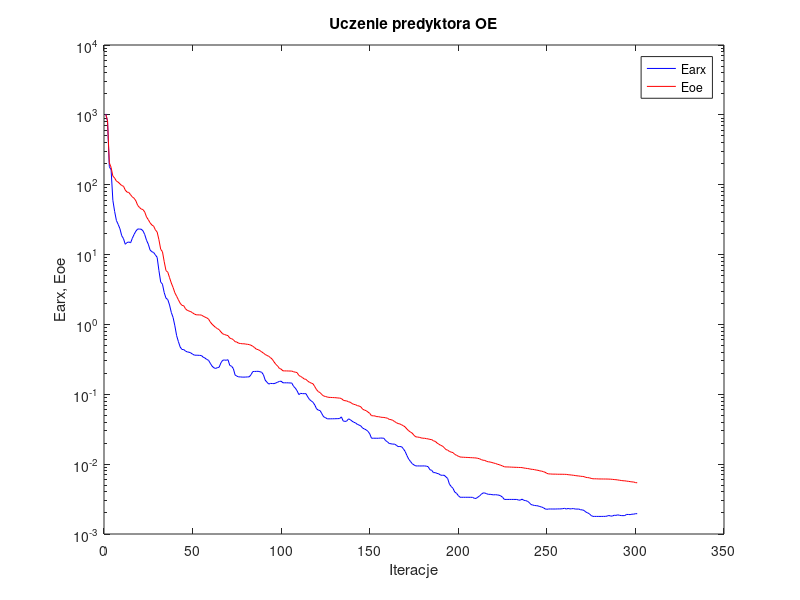
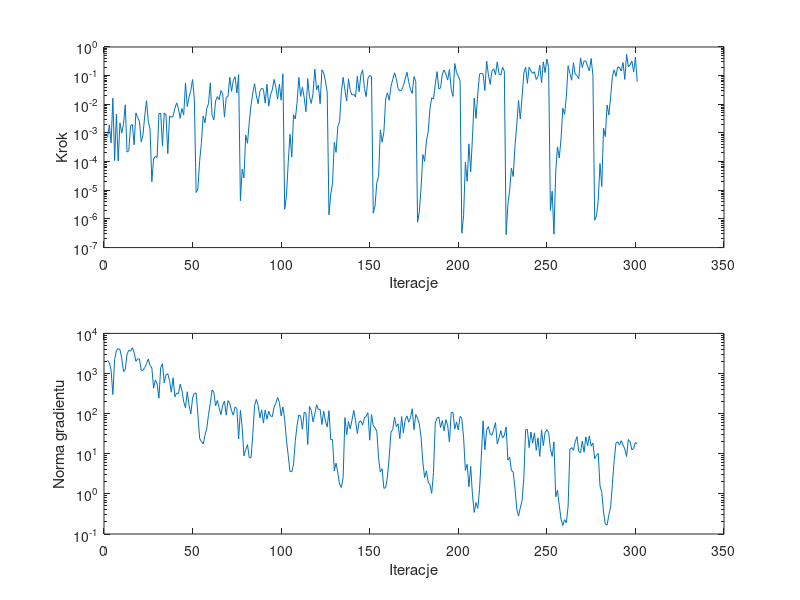

The MATLAB script that drew these images, in order:
%uczenie predyktora oe
clear all;
n=0; farx(n+1)=1.032556e+003; foe(n+1)=1.019384e+003; wspucz(n+1)=0.000000e+000; ng(n+1)=0.000000e+000;
%odnowa zmiennej metryki
n=1; farx(n+1)=8.100037e+002; foe(n+1)=8.167281e+002; krok(n+1)=7.010487e-004; ng(n+1)=2.118036e+003;
n=2; farx(n+1)=1.811241e+002; foe(n+1)=2.060675e+002; krok(n+1)=1.908037e-003; ng(n+1)=1.866611e+003;
n=3; farx(n+1)=1.640643e+002; foe(n+1)=1.772843e+002; krok(n+1)=4.532388e-004; ng(n+1)=1.212788e+003;
n=4; farx(n+1)=5.980836e+001; foe(n+1)=1.329616e+002; krok(n+1)=1.626130e-002; ng(n+1)=2.994307e+002;
n=5; farx(n+1)=4.146894e+001; foe(n+1)=1.246377e+002; krok(n+1)=1.089132e-004; ng(n+1)=2.218675e+003;
n=6; farx(n+1)=3.076686e+001; foe(n+1)=1.125104e+002; krok(n+1)=4.505183e-003; ng(n+1)=3.769408e+003;
n=7; farx(n+1)=2.704110e+001; foe(n+1)=1.089513e+002; krok(n+1)=1.057004e-004; ng(n+1)=4.175902e+003;
n=8; farx(n+1)=2.341337e+001; foe(n+1)=1.028674e+002; krok(n+1)=2.252591e-003; ng(n+1)=3.960561e+003;
n=9; farx(n+1)=1.861780e+001; foe(n+1)=9.729611e+001; krok(n+1)=9.854180e-004; ng(n+1)=2.419013e+003;
n=10; farx(n+1)=1.690981e+001; foe(n+1)=9.514709e+001; krok(n+1)=2.016743e-003; ng(n+1)=1.120750e+003;
n=11; farx(n+1)=1.404893e+001; foe(n+1)=8.383028e+001; krok(n+1)=9.618292e-003; ng(n+1)=1.263132e+003;
n=12; farx(n+1)=1.486055e+001; foe(n+1)=7.838094e+001; krok(n+1)=2.162683e-004; ng(n+1)=3.053017e+003;
n=13; farx(n+1)=1.517287e+001; foe(n+1)=7.749026e+001; krok(n+1)=2.372391e-004; ng(n+1)=3.789699e+003;
n=14; farx(n+1)=1.473180e+001; foe(n+1)=7.186138e+001; krok(n+1)=1.772228e-003; ng(n+1)=3.596297e+003;
n=15; farx(n+1)=1.711816e+001; foe(n+1)=6.683045e+001; krok(n+1)=1.986798e-003; ng(n+1)=4.410118e+003;
n=16; farx(n+1)=1.945453e+001; foe(n+1)=6.400455e+001; krok(n+1)=3.870231e-004; ng(n+1)=3.333613e+003;
n=17; farx(n+1)=2.166021e+001; foe(n+1)=5.873480e+001; krok(n+1)=5.022071e-003; ng(n+1)=2.011199e+003;
n=18; farx(n+1)=2.322868e+001; foe(n+1)=5.071404e+001; krok(n+1)=3.426502e-003; ng(n+1)=2.326515e+003;
n=19; farx(n+1)=2.318439e+001; foe(n+1)=4.737183e+001; krok(n+1)=2.531421e-003; ng(n+1)=2.307981e+003;
n=20; farx(n+1)=2.307020e+001; foe(n+1)=4.488785e+001; krok(n+1)=4.880790e-004; ng(n+1)=1.213263e+003;
n=21; farx(n+1)=2.191150e+001; foe(n+1)=4.410853e+001; krok(n+1)=8.500296e-004; ng(n+1)=1.196977e+003;
n=22; farx(n+1)=1.932770e+001; foe(n+1)=4.057283e+001; krok(n+1)=3.990004e-003; ng(n+1)=1.412546e+003;
n=23; farx(n+1)=1.603033e+001; foe(n+1)=3.457988e+001; krok(n+1)=1.333847e-002; ng(n+1)=1.751433e+003;
n=24; farx(n+1)=1.408973e+001; foe(n+1)=3.159794e+001; krok(n+1)=2.547833e-003; ng(n+1)=2.299142e+003;
n=25; farx(n+1)=1.165638e+001; foe(n+1)=2.856759e+001; krok(n+1)=1.371344e-003; ng(n+1)=1.566537e+003;
%odnowa zmiennej metryki
n=26; farx(n+1)=1.098616e+001; foe(n+1)=2.651103e+001; krok(n+1)=1.977673e-005; ng(n+1)=1.384137e+003;
n=27; farx(n+1)=1.070578e+001; foe(n+1)=2.557299e+001; krok(n+1)=1.258386e-004; ng(n+1)=4.295903e+002;
n=28; farx(n+1)=9.904554e+000; foe(n+1)=2.259895e+001; krok(n+1)=1.532552e-004; ng(n+1)=6.951125e+002;
n=29; farx(n+1)=9.119263e+000; foe(n+1)=2.101009e+001; krok(n+1)=1.400618e-004; ng(n+1)=5.474237e+002;
n=30; farx(n+1)=5.915815e+000; foe(n+1)=1.633700e+001; krok(n+1)=4.678366e-003; ng(n+1)=2.422148e+002;
n=31; farx(n+1)=4.044495e+000; foe(n+1)=1.192414e+001; krok(n+1)=4.896932e-003; ng(n+1)=1.412333e+003;
n=32; farx(n+1)=3.765705e+000; foe(n+1)=1.099040e+001; krok(n+1)=3.473499e-004; ng(n+1)=1.759092e+003;
n=33; farx(n+1)=2.845159e+000; foe(n+1)=7.886783e+000; krok(n+1)=5.003630e-003; ng(n+1)=5.838736e+002;
n=34; farx(n+1)=2.373869e+000; foe(n+1)=5.888598e+000; krok(n+1)=4.289834e-003; ng(n+1)=9.335443e+002;
n=35; farx(n+1)=2.269272e+000; foe(n+1)=5.599886e+000; krok(n+1)=1.897731e-004; ng(n+1)=9.906690e+002;
n=36; farx(n+1)=1.897661e+000; foe(n+1)=4.676391e+000; krok(n+1)=3.851383e-003; ng(n+1)=6.625573e+002;
n=37; farx(n+1)=1.484085e+000; foe(n+1)=3.910086e+000; krok(n+1)=3.544455e-003; ng(n+1)=3.429412e+002;
n=38; farx(n+1)=1.257487e+000; foe(n+1)=3.378918e+000; krok(n+1)=3.816075e-003; ng(n+1)=7.837888e+002;
n=39; farx(n+1)=9.558863e-001; foe(n+1)=2.838921e+000; krok(n+1)=7.119007e-003; ng(n+1)=2.645373e+002;
n=40; farx(n+1)=6.906969e-001; foe(n+1)=2.530446e+000; krok(n+1)=1.121665e-002; ng(n+1)=3.227046e+002;
n=41; farx(n+1)=5.669119e-001; foe(n+1)=2.253549e+000; krok(n+1)=7.251821e-003; ng(n+1)=3.187324e+002;
n=42; farx(n+1)=4.753896e-001; foe(n+1)=2.009126e+000; krok(n+1)=3.240245e-003; ng(n+1)=5.447424e+002;
n=43; farx(n+1)=4.383983e-001; foe(n+1)=1.876458e+000; krok(n+1)=7.145002e-003; ng(n+1)=3.804001e+002;
n=44; farx(n+1)=4.368924e-001; foe(n+1)=1.853995e+000; krok(n+1)=4.312903e-003; ng(n+1)=1.978132e+002;
n=45; farx(n+1)=4.155501e-001; foe(n+1)=1.675250e+000; krok(n+1)=5.576355e-002; ng(n+1)=1.397428e+002;
n=46; farx(n+1)=4.041235e-001; foe(n+1)=1.590552e+000; krok(n+1)=8.424126e-003; ng(n+1)=3.509264e+002;
n=47; farx(n+1)=4.002014e-001; foe(n+1)=1.554662e+000; krok(n+1)=1.778267e-002; ng(n+1)=1.618672e+002;
n=48; farx(n+1)=3.911570e-001; foe(n+1)=1.524011e+000; krok(n+1)=3.026697e-002; ng(n+1)=9.773150e+001;
n=49; farx(n+1)=3.751637e-001; foe(n+1)=1.464815e+000; krok(n+1)=7.356694e-002; ng(n+1)=2.457476e+002;
n=50; farx(n+1)=3.638599e-001; foe(n+1)=1.411190e+000; krok(n+1)=1.470844e-002; ng(n+1)=3.217850e+002;
%odnowa zmiennej metryki
n=51; farx(n+1)=3.624721e-001; foe(n+1)=1.374086e+000; krok(n+1)=8.316918e-006; ng(n+1)=3.230175e+002;
n=52; farx(n+1)=3.621294e-001; foe(n+1)=1.370468e+000; krok(n+1)=1.103022e-005; ng(n+1)=9.528902e+001;
n=53; farx(n+1)=3.605751e-001; foe(n+1)=1.368155e+000; krok(n+1)=1.081387e-004; ng(n+1)=2.383773e+001;
n=54; farx(n+1)=3.589382e-001; foe(n+1)=1.361800e+000; krok(n+1)=4.596386e-004; ng(n+1)=2.035684e+001;
n=55; farx(n+1)=3.390586e-001; foe(n+1)=1.312532e+000; krok(n+1)=3.938450e-003; ng(n+1)=1.748591e+001;
n=56; farx(n+1)=3.304404e-001; foe(n+1)=1.273651e+000; krok(n+1)=2.249238e-003; ng(n+1)=2.906115e+001;
n=57; farx(n+1)=3.152704e-001; foe(n+1)=1.242443e+000; krok(n+1)=7.144846e-003; ng(n+1)=4.267579e+001;
n=58; farx(n+1)=3.069126e-001; foe(n+1)=1.194078e+000; krok(n+1)=1.048565e-002; ng(n+1)=9.421761e+001;
n=59; farx(n+1)=2.777783e-001; foe(n+1)=1.084115e+000; krok(n+1)=5.625683e-002; ng(n+1)=1.783584e+002;
n=60; farx(n+1)=2.529980e-001; foe(n+1)=1.007756e+000; krok(n+1)=4.258262e-003; ng(n+1)=3.888798e+002;
n=61; farx(n+1)=2.397997e-001; foe(n+1)=9.547627e-001; krok(n+1)=2.855545e-003; ng(n+1)=3.433103e+002;
n=62; farx(n+1)=2.341753e-001; foe(n+1)=9.053547e-001; krok(n+1)=1.308616e-002; ng(n+1)=1.567758e+002;
n=63; farx(n+1)=2.406232e-001; foe(n+1)=8.718915e-001; krok(n+1)=1.857911e-002; ng(n+1)=2.131554e+002;
n=64; farx(n+1)=2.440078e-001; foe(n+1)=8.408716e-001; krok(n+1)=1.438335e-002; ng(n+1)=1.400836e+002;
n=65; farx(n+1)=2.823595e-001; foe(n+1)=7.820475e-001; krok(n+1)=2.991958e-002; ng(n+1)=9.427902e+001;
n=66; farx(n+1)=3.069385e-001; foe(n+1)=7.336107e-001; krok(n+1)=2.362755e-002; ng(n+1)=1.611191e+002;
n=67; farx(n+1)=3.100584e-001; foe(n+1)=7.178478e-001; krok(n+1)=3.568597e-003; ng(n+1)=2.062424e+002;
n=68; farx(n+1)=3.066447e-001; foe(n+1)=7.030255e-001; krok(n+1)=1.763378e-002; ng(n+1)=9.152357e+001;
n=69; farx(n+1)=3.125690e-001; foe(n+1)=6.917163e-001; krok(n+1)=1.863402e-002; ng(n+1)=2.114837e+002;
n=70; farx(n+1)=2.587200e-001; foe(n+1)=6.367738e-001; krok(n+1)=8.776600e-002; ng(n+1)=1.777954e+002;
n=71; farx(n+1)=2.526895e-001; foe(n+1)=6.262255e-001; krok(n+1)=2.835564e-002; ng(n+1)=1.171917e+002;
n=72; farx(n+1)=2.337239e-001; foe(n+1)=6.046409e-001; krok(n+1)=6.900644e-002; ng(n+1)=9.136752e+001;
n=73; farx(n+1)=1.888875e-001; foe(n+1)=5.668740e-001; krok(n+1)=9.137743e-002; ng(n+1)=1.466265e+002;
n=74; farx(n+1)=1.818689e-001; foe(n+1)=5.590405e-001; krok(n+1)=2.476948e-002; ng(n+1)=1.346052e+002;
n=75; farx(n+1)=1.773615e-001; foe(n+1)=5.378509e-001; krok(n+1)=1.088038e-001; ng(n+1)=2.343905e+001;
%odnowa zmiennej metryki
n=76; farx(n+1)=1.774036e-001; foe(n+1)=5.337156e-001; krok(n+1)=4.300043e-006; ng(n+1)=1.217897e+002;
n=77; farx(n+1)=1.761186e-001; foe(n+1)=5.285556e-001; krok(n+1)=5.474897e-005; ng(n+1)=4.554601e+001;
n=78; farx(n+1)=1.761234e-001; foe(n+1)=5.284628e-001; krok(n+1)=2.713913e-005; ng(n+1)=8.812156e+000;
n=79; farx(n+1)=1.765445e-001; foe(n+1)=5.231152e-001; krok(n+1)=8.418412e-004; ng(n+1)=1.274702e+001;
n=80; farx(n+1)=1.772221e-001; foe(n+1)=5.194730e-001; krok(n+1)=4.356664e-004; ng(n+1)=1.689583e+001;
n=81; farx(n+1)=1.778438e-001; foe(n+1)=5.147041e-001; krok(n+1)=2.407737e-003; ng(n+1)=7.942191e+000;
n=82; farx(n+1)=1.909394e-001; foe(n+1)=5.030501e-001; krok(n+1)=9.272034e-003; ng(n+1)=8.005844e+000;
n=83; farx(n+1)=2.114761e-001; foe(n+1)=4.865091e-001; krok(n+1)=2.515521e-002; ng(n+1)=3.050415e+001;
n=84; farx(n+1)=2.122886e-001; foe(n+1)=4.662276e-001; krok(n+1)=5.234463e-002; ng(n+1)=1.588809e+002;
n=85; farx(n+1)=2.127012e-001; foe(n+1)=4.423940e-001; krok(n+1)=1.989989e-002; ng(n+1)=2.259448e+002;
n=86; farx(n+1)=2.133566e-001; foe(n+1)=4.357546e-001; krok(n+1)=1.053841e-002; ng(n+1)=1.605765e+002;
n=87; farx(n+1)=2.103702e-001; foe(n+1)=4.220090e-001; krok(n+1)=2.876670e-002; ng(n+1)=7.867643e+001;
n=88; farx(n+1)=2.066714e-001; foe(n+1)=4.051259e-001; krok(n+1)=3.627640e-002; ng(n+1)=1.246130e+002;
n=89; farx(n+1)=1.904929e-001; foe(n+1)=3.888531e-001; krok(n+1)=3.339713e-002; ng(n+1)=5.817884e+001;
n=90; farx(n+1)=1.594608e-001; foe(n+1)=3.716841e-001; krok(n+1)=1.095618e-002; ng(n+1)=1.216099e+002;
n=91; farx(n+1)=1.487404e-001; foe(n+1)=3.596081e-001; krok(n+1)=5.005537e-002; ng(n+1)=7.245640e+001;
n=92; farx(n+1)=1.401642e-001; foe(n+1)=3.494378e-001; krok(n+1)=8.625805e-003; ng(n+1)=1.149862e+002;
n=93; farx(n+1)=1.430377e-001; foe(n+1)=3.342123e-001; krok(n+1)=2.128042e-002; ng(n+1)=8.811223e+001;
n=94; farx(n+1)=1.426139e-001; foe(n+1)=3.172248e-001; krok(n+1)=3.201972e-002; ng(n+1)=8.396053e+001;
n=95; farx(n+1)=1.420768e-001; foe(n+1)=2.907417e-001; krok(n+1)=7.384818e-002; ng(n+1)=1.444149e+002;
n=96; farx(n+1)=1.452030e-001; foe(n+1)=2.683046e-001; krok(n+1)=3.950757e-002; ng(n+1)=1.792555e+002;
n=97; farx(n+1)=1.489120e-001; foe(n+1)=2.543958e-001; krok(n+1)=1.526430e-002; ng(n+1)=2.533507e+002;
n=98; farx(n+1)=1.528272e-001; foe(n+1)=2.345225e-001; krok(n+1)=5.016986e-002; ng(n+1)=1.916396e+002;
n=99; farx(n+1)=1.540528e-001; foe(n+1)=2.293049e-001; krok(n+1)=1.394132e-002; ng(n+1)=8.845510e+001;
n=100; farx(n+1)=1.461225e-001; foe(n+1)=2.167227e-001; krok(n+1)=1.160291e-001; ng(n+1)=1.466319e+002;
%odnowa zmiennej metryki
n=101; farx(n+1)=1.460534e-001; foe(n+1)=2.161789e-001; krok(n+1)=2.150021e-006; ng(n+1)=7.078287e+001;
n=102; farx(n+1)=1.460210e-001; foe(n+1)=2.160732e-001; krok(n+1)=6.522303e-006; ng(n+1)=2.140183e+001;
n=103; farx(n+1)=1.458339e-001; foe(n+1)=2.156283e-001; krok(n+1)=9.476985e-005; ng(n+1)=8.991229e+000;
n=104; farx(n+1)=1.452036e-001; foe(n+1)=2.151363e-001; krok(n+1)=8.954602e-004; ng(n+1)=3.621844e+000;
n=105; farx(n+1)=1.450726e-001; foe(n+1)=2.150526e-001; krok(n+1)=1.439201e-004; ng(n+1)=3.563382e+000;
n=106; farx(n+1)=1.300091e-001; foe(n+1)=2.100706e-001; krok(n+1)=4.312903e-003; ng(n+1)=5.530323e+000;
n=107; farx(n+1)=1.226754e-001; foe(n+1)=2.072927e-001; krok(n+1)=3.065383e-003; ng(n+1)=2.113507e+001;
n=108; farx(n+1)=1.122576e-001; foe(n+1)=2.044035e-001; krok(n+1)=1.159819e-002; ng(n+1)=5.184662e+001;
n=109; farx(n+1)=9.903266e-002; foe(n+1)=1.861259e-001; krok(n+1)=8.662598e-002; ng(n+1)=9.277882e+001;
n=110; farx(n+1)=1.032164e-001; foe(n+1)=1.799231e-001; krok(n+1)=1.893212e-002; ng(n+1)=8.650467e+001;
n=111; farx(n+1)=1.021592e-001; foe(n+1)=1.739637e-001; krok(n+1)=3.929724e-002; ng(n+1)=4.059767e+001;
n=112; farx(n+1)=1.021005e-001; foe(n+1)=1.656941e-001; krok(n+1)=1.750226e-002; ng(n+1)=1.078092e+002;
n=113; farx(n+1)=1.021666e-001; foe(n+1)=1.636048e-001; krok(n+1)=5.485375e-003; ng(n+1)=1.026172e+002;
n=114; farx(n+1)=9.194571e-002; foe(n+1)=1.545712e-001; krok(n+1)=7.830287e-002; ng(n+1)=1.705999e+001;
n=115; farx(n+1)=8.430173e-002; foe(n+1)=1.483500e-001; krok(n+1)=1.829287e-002; ng(n+1)=1.502795e+002;
n=116; farx(n+1)=8.035752e-002; foe(n+1)=1.447037e-001; krok(n+1)=1.071180e-002; ng(n+1)=1.202658e+002;
n=117; farx(n+1)=7.676639e-002; foe(n+1)=1.412121e-001; krok(n+1)=2.439969e-002; ng(n+1)=6.277864e+001;
n=118; farx(n+1)=7.011081e-002; foe(n+1)=1.284704e-001; krok(n+1)=1.702433e-001; ng(n+1)=9.737211e+001;
n=119; farx(n+1)=6.194331e-002; foe(n+1)=1.163653e-001; krok(n+1)=3.222183e-002; ng(n+1)=1.667006e+002;
n=120; farx(n+1)=5.927679e-002; foe(n+1)=1.090911e-001; krok(n+1)=4.669156e-002; ng(n+1)=1.271719e+002;
n=121; farx(n+1)=5.841663e-002; foe(n+1)=1.055915e-001; krok(n+1)=1.046652e-002; ng(n+1)=1.278428e+002;
n=122; farx(n+1)=5.263723e-002; foe(n+1)=9.888967e-002; krok(n+1)=1.592896e-001; ng(n+1)=5.364200e+001;
n=123; farx(n+1)=4.752961e-002; foe(n+1)=9.451978e-002; krok(n+1)=1.254000e-001; ng(n+1)=1.150904e+002;
n=124; farx(n+1)=4.642122e-002; foe(n+1)=9.307110e-002; krok(n+1)=6.543512e-002; ng(n+1)=6.565218e+001;
n=125; farx(n+1)=4.454224e-002; foe(n+1)=9.142390e-002; krok(n+1)=2.643052e-002; ng(n+1)=4.659923e+001;
%odnowa zmiennej metryki
n=126; farx(n+1)=4.453897e-002; foe(n+1)=9.033260e-002; krok(n+1)=1.387326e-006; ng(n+1)=1.182556e+002;
n=127; farx(n+1)=4.456298e-002; foe(n+1)=9.013840e-002; krok(n+1)=7.470954e-006; ng(n+1)=2.242752e+001;
n=128; farx(n+1)=4.461256e-002; foe(n+1)=8.983166e-002; krok(n+1)=1.722049e-005; ng(n+1)=2.262003e+001;
n=129; farx(n+1)=4.464690e-002; foe(n+1)=8.956319e-002; krok(n+1)=4.751309e-004; ng(n+1)=3.718067e+000;
n=130; farx(n+1)=4.474439e-002; foe(n+1)=8.924934e-002; krok(n+1)=2.102562e-004; ng(n+1)=5.835796e+000;
n=131; farx(n+1)=4.482913e-002; foe(n+1)=8.855652e-002; krok(n+1)=1.708199e-003; ng(n+1)=3.335580e+000;
n=132; farx(n+1)=4.491971e-002; foe(n+1)=8.827066e-002; krok(n+1)=2.476767e-003; ng(n+1)=1.715957e+000;
n=133; farx(n+1)=4.749015e-002; foe(n+1)=8.703087e-002; krok(n+1)=2.764852e-002; ng(n+1)=1.442690e+000;
n=134; farx(n+1)=4.163133e-002; foe(n+1)=8.247654e-002; krok(n+1)=8.764941e-002; ng(n+1)=2.593562e+000;
n=135; farx(n+1)=4.088846e-002; foe(n+1)=8.094355e-002; krok(n+1)=3.094863e-002; ng(n+1)=7.985522e+001;
n=136; farx(n+1)=4.129516e-002; foe(n+1)=8.044791e-002; krok(n+1)=1.303720e-002; ng(n+1)=2.979293e+001;
n=137; farx(n+1)=4.446806e-002; foe(n+1)=7.807218e-002; krok(n+1)=7.727538e-002; ng(n+1)=6.363671e+001;
n=138; farx(n+1)=4.336465e-002; foe(n+1)=7.705320e-002; krok(n+1)=3.034189e-002; ng(n+1)=4.169089e+001;
n=139; farx(n+1)=4.132197e-002; foe(n+1)=7.373447e-002; krok(n+1)=2.109093e-002; ng(n+1)=6.936053e+001;
n=140; farx(n+1)=3.979829e-002; foe(n+1)=7.179834e-002; krok(n+1)=2.243330e-002; ng(n+1)=1.206055e+002;
n=141; farx(n+1)=3.894714e-002; foe(n+1)=7.099580e-002; krok(n+1)=1.789761e-002; ng(n+1)=6.755577e+001;
n=142; farx(n+1)=3.711429e-002; foe(n+1)=6.872854e-002; krok(n+1)=9.513510e-002; ng(n+1)=3.197893e+001;
n=143; farx(n+1)=3.627395e-002; foe(n+1)=6.800054e-002; krok(n+1)=2.729179e-002; ng(n+1)=6.250522e+001;
n=144; farx(n+1)=3.517661e-002; foe(n+1)=6.606560e-002; krok(n+1)=1.047148e-001; ng(n+1)=6.608729e+001;
n=145; farx(n+1)=3.281301e-002; foe(n+1)=6.119457e-002; krok(n+1)=1.592896e-001; ng(n+1)=5.174199e+001;
n=146; farx(n+1)=3.187719e-002; foe(n+1)=5.947473e-002; krok(n+1)=3.557944e-002; ng(n+1)=7.754562e+001;
n=147; farx(n+1)=3.094661e-002; foe(n+1)=5.826208e-002; krok(n+1)=1.848181e-002; ng(n+1)=8.685345e+001;
n=148; farx(n+1)=2.948343e-002; foe(n+1)=5.573480e-002; krok(n+1)=8.005809e-002; ng(n+1)=1.053919e+002;
n=149; farx(n+1)=2.721717e-002; foe(n+1)=5.336346e-002; krok(n+1)=1.031518e-001; ng(n+1)=2.177457e+001;
n=150; farx(n+1)=2.350853e-002; foe(n+1)=4.938917e-002; krok(n+1)=9.228634e-002; ng(n+1)=9.507899e+001;
%odnowa zmiennej metryki
n=151; farx(n+1)=2.350507e-002; foe(n+1)=4.921551e-002; krok(n+1)=1.583359e-006; ng(n+1)=5.030023e+001;
n=152; farx(n+1)=2.350945e-002; foe(n+1)=4.895370e-002; krok(n+1)=2.822700e-006; ng(n+1)=4.427373e+001;
n=153; farx(n+1)=2.347371e-002; foe(n+1)=4.789070e-002; krok(n+1)=1.873112e-005; ng(n+1)=3.661679e+001;
n=154; farx(n+1)=2.348467e-002; foe(n+1)=4.782560e-002; krok(n+1)=2.963120e-005; ng(n+1)=7.683885e+000;
n=155; farx(n+1)=2.363066e-002; foe(n+1)=4.714873e-002; krok(n+1)=1.273916e-003; ng(n+1)=3.534596e+000;
n=156; farx(n+1)=2.361485e-002; foe(n+1)=4.675249e-002; krok(n+1)=4.745357e-004; ng(n+1)=4.219566e+000;
n=157; farx(n+1)=2.345221e-002; foe(n+1)=4.662166e-002; krok(n+1)=1.093065e-003; ng(n+1)=1.371747e+000;
n=158; farx(n+1)=2.169073e-002; foe(n+1)=4.605381e-002; krok(n+1)=1.532189e-002; ng(n+1)=1.438686e+000;
n=159; farx(n+1)=2.090023e-002; foe(n+1)=4.549670e-002; krok(n+1)=2.509359e-002; ng(n+1)=2.647135e+000;
n=160; farx(n+1)=1.975496e-002; foe(n+1)=4.376529e-002; krok(n+1)=1.375044e-002; ng(n+1)=8.357929e+000;
n=161; farx(n+1)=1.957465e-002; foe(n+1)=4.334824e-002; krok(n+1)=4.215364e-002; ng(n+1)=3.442608e+001;
n=162; farx(n+1)=1.933534e-002; foe(n+1)=4.241939e-002; krok(n+1)=7.414397e-002; ng(n+1)=4.024373e+001;
n=163; farx(n+1)=1.938297e-002; foe(n+1)=4.077310e-002; krok(n+1)=1.261477e-001; ng(n+1)=8.227055e+001;
n=164; farx(n+1)=1.866954e-002; foe(n+1)=3.934258e-002; krok(n+1)=7.959957e-002; ng(n+1)=4.750166e+001;
n=165; farx(n+1)=1.784723e-002; foe(n+1)=3.811456e-002; krok(n+1)=3.522595e-002; ng(n+1)=5.569652e+001;
n=166; farx(n+1)=1.787810e-002; foe(n+1)=3.765813e-002; krok(n+1)=2.928765e-002; ng(n+1)=2.383763e+001;
n=167; farx(n+1)=1.775649e-002; foe(n+1)=3.655403e-002; krok(n+1)=3.105330e-002; ng(n+1)=8.454061e+001;
n=168; farx(n+1)=1.659701e-002; foe(n+1)=3.547725e-002; krok(n+1)=4.486711e-002; ng(n+1)=3.320584e+001;
n=169; farx(n+1)=1.518235e-002; foe(n+1)=3.407667e-002; krok(n+1)=7.596282e-002; ng(n+1)=6.879874e+001;
n=170; farx(n+1)=1.328759e-002; foe(n+1)=3.177589e-002; krok(n+1)=1.317940e-001; ng(n+1)=8.802211e+001;
n=171; farx(n+1)=1.180426e-002; foe(n+1)=3.005719e-002; krok(n+1)=6.287977e-002; ng(n+1)=6.117606e+001;
n=172; farx(n+1)=1.093289e-002; foe(n+1)=2.879457e-002; krok(n+1)=3.269900e-002; ng(n+1)=7.927916e+001;
n=173; farx(n+1)=1.015306e-002; foe(n+1)=2.778744e-002; krok(n+1)=2.378798e-002; ng(n+1)=1.322504e+002;
n=174; farx(n+1)=9.740733e-003; foe(n+1)=2.582764e-002; krok(n+1)=9.278549e-002; ng(n+1)=3.976245e+001;
n=175; farx(n+1)=9.434192e-003; foe(n+1)=2.461147e-002; krok(n+1)=6.252611e-002; ng(n+1)=9.512126e+001;
%odnowa zmiennej metryki
n=176; farx(n+1)=9.430198e-003; foe(n+1)=2.442203e-002; krok(n+1)=7.705638e-007; ng(n+1)=7.671143e+001;
n=177; farx(n+1)=9.429784e-003; foe(n+1)=2.419867e-002; krok(n+1)=1.783261e-006; ng(n+1)=5.522597e+001;
n=178; farx(n+1)=9.412310e-003; foe(n+1)=2.377559e-002; krok(n+1)=1.245057e-005; ng(n+1)=2.507175e+001;
n=179; farx(n+1)=9.429509e-003; foe(n+1)=2.349770e-002; krok(n+1)=1.767236e-004; ng(n+1)=6.218162e+000;
n=180; farx(n+1)=9.426981e-003; foe(n+1)=2.347020e-002; krok(n+1)=1.022356e-004; ng(n+1)=2.555105e+000;
n=181; farx(n+1)=9.356908e-003; foe(n+1)=2.314998e-002; krok(n+1)=5.188110e-004; ng(n+1)=3.759268e+000;
n=182; farx(n+1)=9.187122e-003; foe(n+1)=2.299275e-002; krok(n+1)=1.106947e-003; ng(n+1)=1.943428e+000;
n=183; farx(n+1)=8.314121e-003; foe(n+1)=2.260478e-002; krok(n+1)=6.947618e-003; ng(n+1)=1.680155e+000;
n=184; farx(n+1)=8.159373e-003; foe(n+1)=2.246169e-002; krok(n+1)=1.694661e-002; ng(n+1)=1.033201e+000;
n=185; farx(n+1)=7.559791e-003; foe(n+1)=2.152721e-002; krok(n+1)=1.522640e-002; ng(n+1)=3.416254e+000;
n=186; farx(n+1)=7.566536e-003; foe(n+1)=2.120415e-002; krok(n+1)=4.904612e-002; ng(n+1)=5.863307e+001;
n=187; farx(n+1)=7.372371e-003; foe(n+1)=2.008564e-002; krok(n+1)=1.383770e-001; ng(n+1)=7.768097e+001;
n=188; farx(n+1)=7.267987e-003; foe(n+1)=1.930855e-002; krok(n+1)=3.459424e-002; ng(n+1)=8.268445e+001;
n=189; farx(n+1)=6.959949e-003; foe(n+1)=1.862863e-002; krok(n+1)=3.696362e-002; ng(n+1)=4.494555e+001;
n=190; farx(n+1)=6.923180e-003; foe(n+1)=1.818640e-002; krok(n+1)=1.160291e-001; ng(n+1)=6.738950e+001;
n=191; farx(n+1)=6.937350e-003; foe(n+1)=1.729430e-002; krok(n+1)=1.568265e-001; ng(n+1)=3.744300e+001;
n=192; farx(n+1)=6.592847e-003; foe(n+1)=1.615647e-002; krok(n+1)=1.134226e-001; ng(n+1)=7.090232e+001;
n=193; farx(n+1)=6.233119e-003; foe(n+1)=1.589205e-002; krok(n+1)=6.995615e-002; ng(n+1)=5.077666e+001;
n=194; farx(n+1)=5.166305e-003; foe(n+1)=1.518696e-002; krok(n+1)=1.655578e-001; ng(n+1)=1.953776e+001;
n=195; farx(n+1)=4.786013e-003; foe(n+1)=1.486894e-002; krok(n+1)=3.338729e-002; ng(n+1)=1.055582e+002;
n=196; farx(n+1)=4.509674e-003; foe(n+1)=1.462882e-002; krok(n+1)=1.879492e-002; ng(n+1)=1.082373e+002;
n=197; farx(n+1)=3.983695e-003; foe(n+1)=1.380366e-002; krok(n+1)=2.640812e-001; ng(n+1)=4.133796e+001;
n=198; farx(n+1)=3.828341e-003; foe(n+1)=1.340033e-002; krok(n+1)=1.282857e-001; ng(n+1)=6.195802e+001;
n=199; farx(n+1)=3.547229e-003; foe(n+1)=1.298464e-002; krok(n+1)=9.569438e-002; ng(n+1)=3.929189e+001;
n=200; farx(n+1)=3.355597e-003; foe(n+1)=1.266393e-002; krok(n+1)=6.680629e-002; ng(n+1)=8.521539e+001;
%odnowa zmiennej metryki
n=201; farx(n+1)=3.355841e-003; foe(n+1)=1.258375e-002; krok(n+1)=3.190634e-007; ng(n+1)=7.528170e+001;
n=202; farx(n+1)=3.356028e-003; foe(n+1)=1.255462e-002; krok(n+1)=1.344676e-006; ng(n+1)=2.520890e+001;
n=203; farx(n+1)=3.355045e-003; foe(n+1)=1.249911e-002; krok(n+1)=9.487191e-005; ng(n+1)=3.840922e+000;
n=204; farx(n+1)=3.356237e-003; foe(n+1)=1.247599e-002; krok(n+1)=2.047978e-005; ng(n+1)=5.486375e+000;
n=205; farx(n+1)=3.354297e-003; foe(n+1)=1.243305e-002; krok(n+1)=4.168272e-004; ng(n+1)=1.502786e+000;
n=206; farx(n+1)=3.351887e-003; foe(n+1)=1.238539e-002; krok(n+1)=4.438276e-005; ng(n+1)=4.851712e+000;
n=207; farx(n+1)=3.349153e-003; foe(n+1)=1.236024e-002; krok(n+1)=7.034667e-004; ng(n+1)=9.473577e-001;
n=208; farx(n+1)=3.249133e-003; foe(n+1)=1.229930e-002; krok(n+1)=1.650423e-002; ng(n+1)=3.447377e-001;
n=209; farx(n+1)=3.227668e-003; foe(n+1)=1.226385e-002; krok(n+1)=3.212655e-003; ng(n+1)=6.079143e-001;
n=210; farx(n+1)=3.361591e-003; foe(n+1)=1.211577e-002; krok(n+1)=2.331518e-002; ng(n+1)=4.320191e-001;
n=211; farx(n+1)=3.506980e-003; foe(n+1)=1.193412e-002; krok(n+1)=1.138873e-001; ng(n+1)=1.310852e+000;
n=212; farx(n+1)=3.702763e-003; foe(n+1)=1.160683e-002; krok(n+1)=1.204927e-001; ng(n+1)=8.697608e+000;
n=213; farx(n+1)=3.875704e-003; foe(n+1)=1.137710e-002; krok(n+1)=1.143175e-001; ng(n+1)=6.603234e+001;
n=214; farx(n+1)=3.861997e-003; foe(n+1)=1.131083e-002; krok(n+1)=3.023343e-002; ng(n+1)=1.260733e+001;
n=215; farx(n+1)=3.769851e-003; foe(n+1)=1.094622e-002; krok(n+1)=3.240219e-001; ng(n+1)=3.885889e+001;
n=216; farx(n+1)=3.696432e-003; foe(n+1)=1.080346e-002; krok(n+1)=1.088405e-001; ng(n+1)=4.762232e+001;
n=217; farx(n+1)=3.699307e-003; foe(n+1)=1.072575e-002; krok(n+1)=4.953895e-002; ng(n+1)=3.102399e+001;
n=218; farx(n+1)=3.660626e-003; foe(n+1)=1.055308e-002; krok(n+1)=1.477098e-001; ng(n+1)=2.892662e+001;
n=219; farx(n+1)=3.633762e-003; foe(n+1)=1.036426e-002; krok(n+1)=1.723367e-001; ng(n+1)=4.077604e+001;
n=220; farx(n+1)=3.653880e-003; foe(n+1)=1.022599e-002; krok(n+1)=1.080606e-001; ng(n+1)=5.964000e+001;
n=221; farx(n+1)=3.626403e-003; foe(n+1)=9.989624e-003; krok(n+1)=3.035584e-001; ng(n+1)=1.758260e+001;
n=222; farx(n+1)=3.593947e-003; foe(n+1)=9.840077e-003; krok(n+1)=1.146023e-001; ng(n+1)=2.496079e+001;
n=223; farx(n+1)=3.509904e-003; foe(n+1)=9.626480e-003; krok(n+1)=1.039503e-001; ng(n+1)=3.770219e+001;
n=224; farx(n+1)=3.356837e-003; foe(n+1)=9.418670e-003; krok(n+1)=1.961845e-001; ng(n+1)=2.447808e+001;
n=225; farx(n+1)=3.125396e-003; foe(n+1)=9.159323e-003; krok(n+1)=1.428513e-001; ng(n+1)=2.884185e+001;
%odnowa zmiennej metryki
n=226; farx(n+1)=3.125698e-003; foe(n+1)=9.122708e-003; krok(n+1)=2.808070e-007; ng(n+1)=4.665449e+001;
n=227; farx(n+1)=3.125673e-003; foe(n+1)=9.115852e-003; krok(n+1)=3.177000e-006; ng(n+1)=6.938743e+000;
n=228; farx(n+1)=3.127764e-003; foe(n+1)=9.091616e-003; krok(n+1)=1.010255e-005; ng(n+1)=8.190218e+000;
n=229; farx(n+1)=3.126561e-003; foe(n+1)=9.059465e-003; krok(n+1)=5.990465e-005; ng(n+1)=3.860232e+000;
n=230; farx(n+1)=3.126649e-003; foe(n+1)=9.040643e-003; krok(n+1)=3.012945e-005; ng(n+1)=3.491062e+000;
n=231; farx(n+1)=3.124232e-003; foe(n+1)=9.011773e-003; krok(n+1)=3.569431e-004; ng(n+1)=1.384222e+000;
n=232; farx(n+1)=3.124142e-003; foe(n+1)=8.999332e-003; krok(n+1)=1.869974e-003; ng(n+1)=4.216768e-001;
n=233; farx(n+1)=3.063721e-003; foe(n+1)=8.970138e-003; krok(n+1)=1.366559e-002; ng(n+1)=2.776000e-001;
n=234; farx(n+1)=3.051357e-003; foe(n+1)=8.954490e-003; krok(n+1)=3.065383e-003; ng(n+1)=4.497158e-001;
n=235; farx(n+1)=3.154657e-003; foe(n+1)=8.921489e-003; krok(n+1)=1.785641e-002; ng(n+1)=6.712953e-001;
n=236; farx(n+1)=3.036386e-003; foe(n+1)=8.810794e-003; krok(n+1)=1.228837e-001; ng(n+1)=2.542175e+000;
n=237; farx(n+1)=3.010580e-003; foe(n+1)=8.729285e-003; krok(n+1)=2.002215e-001; ng(n+1)=3.909350e+001;
n=238; farx(n+1)=2.943079e-003; foe(n+1)=8.660303e-003; krok(n+1)=5.360061e-002; ng(n+1)=4.064075e+001;
n=239; farx(n+1)=2.832414e-003; foe(n+1)=8.587360e-003; krok(n+1)=1.981883e-001; ng(n+1)=1.419571e+001;
n=240; farx(n+1)=2.644535e-003; foe(n+1)=8.460798e-003; krok(n+1)=1.443061e-001; ng(n+1)=3.464184e+001;
n=241; farx(n+1)=2.600205e-003; foe(n+1)=8.419574e-003; krok(n+1)=1.209337e-001; ng(n+1)=1.840385e+001;
n=242; farx(n+1)=2.561115e-003; foe(n+1)=8.338660e-003; krok(n+1)=1.359113e-001; ng(n+1)=3.323085e+001;
n=243; farx(n+1)=2.545370e-003; foe(n+1)=8.234232e-003; krok(n+1)=7.365334e-002; ng(n+1)=1.216520e+001;
n=244; farx(n+1)=2.525975e-003; foe(n+1)=8.160426e-003; krok(n+1)=9.407061e-002; ng(n+1)=2.495695e+001;
n=245; farx(n+1)=2.472027e-003; foe(n+1)=8.014463e-003; krok(n+1)=2.320583e-001; ng(n+1)=8.556057e+000;
n=246; farx(n+1)=2.434279e-003; foe(n+1)=7.950472e-003; krok(n+1)=5.625683e-002; ng(n+1)=3.950252e+001;
n=247; farx(n+1)=2.382942e-003; foe(n+1)=7.812992e-003; krok(n+1)=3.029139e-001; ng(n+1)=1.593190e+001;
n=248; farx(n+1)=2.287265e-003; foe(n+1)=7.653091e-003; krok(n+1)=1.276801e-001; ng(n+1)=3.353966e+001;
n=249; farx(n+1)=2.257757e-003; foe(n+1)=7.379885e-003; krok(n+1)=3.805404e-001; ng(n+1)=3.964832e+001;
n=250; farx(n+1)=2.281077e-003; foe(n+1)=7.249605e-003; krok(n+1)=1.902702e-001; ng(n+1)=3.356559e+001;
%odnowa zmiennej metryki
n=251; farx(n+1)=2.280449e-003; foe(n+1)=7.235831e-003; krok(n+1)=1.979565e-006; ng(n+1)=1.342680e+001;
n=252; farx(n+1)=2.279694e-003; foe(n+1)=7.201451e-003; krok(n+1)=9.283303e-006; ng(n+1)=8.555186e+000;
n=253; farx(n+1)=2.279398e-003; foe(n+1)=7.194819e-003; krok(n+1)=2.929909e-007; ng(n+1)=1.972307e+001;
n=254; farx(n+1)=2.280001e-003; foe(n+1)=7.193607e-003; krok(n+1)=4.614756e-005; ng(n+1)=8.444313e-001;
n=255; farx(n+1)=2.286481e-003; foe(n+1)=7.170435e-003; krok(n+1)=3.276764e-004; ng(n+1)=1.235246e+000;
n=256; farx(n+1)=2.287214e-003; foe(n+1)=7.168852e-003; krok(n+1)=1.340733e-004; ng(n+1)=5.208600e-001;
n=257; farx(n+1)=2.289097e-003; foe(n+1)=7.167390e-003; krok(n+1)=6.212354e-004; ng(n+1)=2.346833e-001;
n=258; farx(n+1)=2.305418e-003; foe(n+1)=7.160132e-003; krok(n+1)=7.251821e-003; ng(n+1)=1.627000e-001;
n=259; farx(n+1)=2.331430e-003; foe(n+1)=7.149223e-003; krok(n+1)=4.449709e-003; ng(n+1)=2.273232e-001;
n=260; farx(n+1)=2.278028e-003; foe(n+1)=7.135310e-003; krok(n+1)=1.879492e-002; ng(n+1)=1.902732e-001;
n=261; farx(n+1)=2.322955e-003; foe(n+1)=7.067572e-003; krok(n+1)=2.230542e-001; ng(n+1)=4.945339e-001;
n=262; farx(n+1)=2.285800e-003; foe(n+1)=7.025350e-003; krok(n+1)=1.176675e-001; ng(n+1)=1.261789e+001;
n=263; farx(n+1)=2.301557e-003; foe(n+1)=6.978276e-003; krok(n+1)=6.900644e-002; ng(n+1)=1.429519e+001;
n=264; farx(n+1)=2.312090e-003; foe(n+1)=6.931978e-003; krok(n+1)=2.840119e-001; ng(n+1)=1.222504e+001;
n=265; farx(n+1)=2.278297e-003; foe(n+1)=6.866269e-003; krok(n+1)=1.141951e-001; ng(n+1)=1.985913e+001;
n=266; farx(n+1)=2.271783e-003; foe(n+1)=6.807420e-003; krok(n+1)=1.022485e-001; ng(n+1)=2.661205e+001;
n=267; farx(n+1)=2.280216e-003; foe(n+1)=6.773002e-003; krok(n+1)=7.931747e-002; ng(n+1)=1.160209e+001;
n=268; farx(n+1)=2.222940e-003; foe(n+1)=6.707800e-003; krok(n+1)=4.170483e-001; ng(n+1)=1.048563e+001;
n=269; farx(n+1)=2.216228e-003; foe(n+1)=6.675286e-003; krok(n+1)=1.926134e-001; ng(n+1)=2.069103e+001;
n=270; farx(n+1)=2.173157e-003; foe(n+1)=6.623941e-003; krok(n+1)=3.255844e-001; ng(n+1)=1.096181e+001;
n=271; farx(n+1)=2.062678e-003; foe(n+1)=6.465464e-003; krok(n+1)=3.238984e-001; ng(n+1)=2.635330e+001;
n=272; farx(n+1)=2.008787e-003; foe(n+1)=6.421615e-003; krok(n+1)=2.144024e-001; ng(n+1)=1.579386e+001;
n=273; farx(n+1)=1.947591e-003; foe(n+1)=6.373795e-003; krok(n+1)=1.446686e-001; ng(n+1)=2.792376e+001;
n=274; farx(n+1)=1.838754e-003; foe(n+1)=6.252545e-003; krok(n+1)=3.963116e-001; ng(n+1)=1.543409e+001;
n=275; farx(n+1)=1.786759e-003; foe(n+1)=6.173686e-003; krok(n+1)=1.032026e-001; ng(n+1)=1.849233e+001;
%odnowa zmiennej metryki
n=276; farx(n+1)=1.786732e-003; foe(n+1)=6.171400e-003; krok(n+1)=9.073718e-007; ng(n+1)=7.497436e+000;
n=277; farx(n+1)=1.786274e-003; foe(n+1)=6.163983e-003; krok(n+1)=1.288196e-006; ng(n+1)=9.158896e+000;
n=278; farx(n+1)=1.785794e-003; foe(n+1)=6.145651e-003; krok(n+1)=4.439961e-006; ng(n+1)=1.013450e+001;
n=279; farx(n+1)=1.785862e-003; foe(n+1)=6.135187e-003; krok(n+1)=8.559513e-005; ng(n+1)=1.567230e+000;
n=280; farx(n+1)=1.785632e-003; foe(n+1)=6.134513e-003; krok(n+1)=1.366869e-005; ng(n+1)=1.086720e+000;
n=281; farx(n+1)=1.787791e-003; foe(n+1)=6.127303e-003; krok(n+1)=1.463096e-003; ng(n+1)=3.491626e-001;
n=282; farx(n+1)=1.788589e-003; foe(n+1)=6.126501e-003; krok(n+1)=7.433745e-004; ng(n+1)=1.772632e-001;
n=283; farx(n+1)=1.804271e-003; foe(n+1)=6.120606e-003; krok(n+1)=9.476825e-003; ng(n+1)=1.686561e-001;
n=284; farx(n+1)=1.842206e-003; foe(n+1)=6.108265e-003; krok(n+1)=4.221448e-003; ng(n+1)=2.983177e-001;
n=285; farx(n+1)=1.806654e-003; foe(n+1)=6.092501e-003; krok(n+1)=1.799502e-002; ng(n+1)=4.709947e-001;
n=286; farx(n+1)=1.808060e-003; foe(n+1)=6.058608e-003; krok(n+1)=9.515193e-002; ng(n+1)=1.785694e+000;
n=287; farx(n+1)=1.857305e-003; foe(n+1)=6.016884e-003; krok(n+1)=1.600146e-001; ng(n+1)=6.784475e+000;
n=288; farx(n+1)=1.846944e-003; foe(n+1)=5.988157e-003; krok(n+1)=9.407061e-002; ng(n+1)=1.851562e+001;
n=289; farx(n+1)=1.880971e-003; foe(n+1)=5.944235e-003; krok(n+1)=2.013997e-001; ng(n+1)=1.989367e+001;
n=290; farx(n+1)=1.851878e-003; foe(n+1)=5.883889e-003; krok(n+1)=1.940886e-001; ng(n+1)=1.663418e+001;
n=291; farx(n+1)=1.836677e-003; foe(n+1)=5.835515e-003; krok(n+1)=1.456144e-001; ng(n+1)=2.122925e+001;
n=292; farx(n+1)=1.830373e-003; foe(n+1)=5.784876e-003; krok(n+1)=2.847814e-001; ng(n+1)=1.641726e+001;
n=293; farx(n+1)=1.837232e-003; foe(n+1)=5.772314e-003; krok(n+1)=7.370577e-002; ng(n+1)=1.318062e+001;
n=294; farx(n+1)=1.905807e-003; foe(n+1)=5.713390e-003; krok(n+1)=5.534700e-001; ng(n+1)=8.567004e+000;
n=295; farx(n+1)=1.903657e-003; foe(n+1)=5.677949e-003; krok(n+1)=2.056099e-001; ng(n+1)=2.266777e+001;
n=296; farx(n+1)=1.893998e-003; foe(n+1)=5.622815e-003; krok(n+1)=2.372633e-001; ng(n+1)=1.992438e+001;
n=297; farx(n+1)=1.921827e-003; foe(n+1)=5.571252e-003; krok(n+1)=3.227510e-001; ng(n+1)=1.252744e+001;
n=298; farx(n+1)=1.922371e-003; foe(n+1)=5.552108e-003; krok(n+1)=1.328156e-001; ng(n+1)=1.360300e+001;
n=299; farx(n+1)=1.953968e-003; foe(n+1)=5.442009e-003; krok(n+1)=4.446475e-001; ng(n+1)=1.914318e+001;
n=300; farx(n+1)=1.953909e-003; foe(n+1)=5.412374e-003; krok(n+1)=6.209076e-002; ng(n+1)=1.769136e+001;

figure; semilogy(farx,'b'); hold on; semilogy(foe,'r'); xlabel('Iteracje'); ylabel('Earx, Eoe'); legend('Earx','Eoe'); title('Uczenie predyktora OE');
figure; subplot(2,1,1); semilogy(krok); xlabel('Iteracje'); ylabel('Krok');
subplot(2,1,2); semilogy(ng); xlabel('Iteracje'); ylabel('Norma gradientu');
Earx=farx(n+1)
Eoe=foe(n+1)
